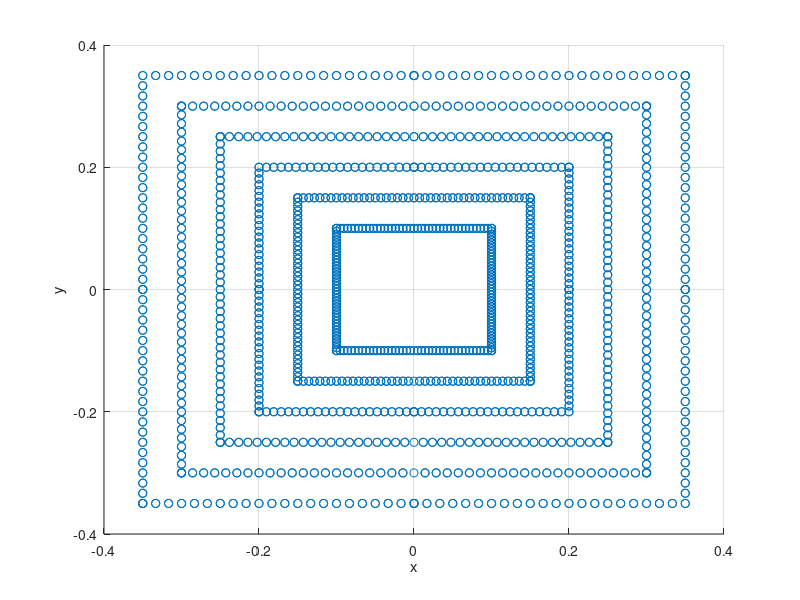

MATLAB code for this plot:
clear all; close all; clc;

W0=0.3; L0=0.3; phi=2; N=2; O=0; wT=0.1; h=(1.1)*(2*wT*N); Nxy=2;    

    deltaS = 200;
    helixSTEP = phi*(pi/180);
    start=0; fin = N*(2*pi) + helixSTEP/2;
    cst_xxx = start:helixSTEP:fin;
    cstSize = floor((numel(cst_xxx)/4)/N);
    hSize   = floor(cstSize/2);
    xS=[]; yS=[]; zS=[];
    nx=1;
    if(O==1) %clock wise
        for nx=1:Nxy
            txy =(wT/2); 
            t0 = (3/2)*(wT)*(nx-1);
            %
            % +z
            %x  = linspace(-W0/2,W0/2,cstSize)';  
            xn = linspace((-W0/2)-(t0),0,hSize)'; xn(end)=[];
            xp = linspace(0,(W0/2)+(t0),hSize)';
            xc = ((W0/2)+(t0))*ones(1,2*hSize-1)';    
            % y   = linspace(-L0/2,L0/2,cstSize)';  
            yn  = linspace( (-L0/2)-(t0),0,hSize)'; yn(end)=[];
            yp  = linspace(0,(L0/2)+(t0),hSize)';
            yc  = ((L0/2)+(t0))*ones(1,2*hSize-1)';
            yic = ((L0/2)+(t0))*ones(1,hSize)';
            x0 = [-xc;  xn;xp; xc; flipud(xp);flipud(xn);];
            y0 = [yn;yp;   yc; flipud(yp); flipud(yn); -yc];          
            xS0 = repmat(x0,N,1);   xS0(end-hSize:end)=[]; 
            yS0 = repmat(y0,N,1);   yS0(end-hSize:end)=[];
            xS0 = [flipud(xn);xS0]; yS0 = [-yc(1:numel(xn));yS0]; 
            zSize = numel(xS0);
            zp = linspace(start,fin, zSize)';
            zS0 = (h*zp)./(2*pi*N);   zS0 = zS0+(wT/2);
            xS=[xS;xS0]; yS=[yS;yS0]; zS=[zS;zS0];
            
            % -z
            %x  = linspace(-W0/2,W0/2,cstSize)';  
            xn = linspace((-W0/2)-(t0),0,hSize)'; xn(end)=[];
            xp = linspace(0,(W0/2)+(t0),hSize)';
            xc = ((W0/2)+(t0))*ones(1,2*hSize-1)';    
            % y   = linspace(-L0/2,L0/2,cstSize)';  
            yn  = linspace( (-L0/2)-(t0),0,hSize)'; yn(end)=[];
            yp  = linspace(0,(L0/2)+(t0),hSize)';
            yc  = ((L0/2)+(t0))*ones(1,2*hSize-1)';
            yic = ((L0/2)+(t0))*ones(1,hSize)';                        
            x0 = [-xc;  xn;xp; xc; flipud(xp);flipud(xn);];
            y0 = [yn;yp;   yc; flipud(yp); flipud(yn); -yc];    
            xS0 = repmat(x0,N,1);   xS0(end-hSize:end)=[]; 
            yS0 = repmat(y0,N,1);   yS0(end-hSize:end)=[];
            xS0 = [flipud(xn);xS0]; yS0 = [-yc(1:numel(xn));yS0]; 
            zSize = numel(xS0);
            zp = linspace(start,fin, zSize)';
            zS0 = (h*zp)./(2*pi*N);   zS0 = zS0-(wT/2);
            xS=[xS;xS0]; yS=[yS;yS0]; zS=[zS;zS0]; 
            
            % +xy  
            % set up x&y segments 
            xn = linspace(-(W0/2)-(t0+txy),0,hSize)'; xn(end)=[];
            xp = linspace(0,(W0/2)+(t0+txy),hSize)';
            xc = ((W0/2)+(t0+txy))*ones(1,2*hSize-1)'; 
            yn  = linspace(-(L0/2)-(t0+txy),0,hSize)'; yn(end)=[];
            yp  = linspace(0,(L0/2)+(t0+txy),hSize)';
            yc  = ((L0/2) + (t0+txy))*ones(1,2*hSize-1)';        
            % set points that will be repmat
            x0 = [-xc;  xn;xp; xc; flipud(xp);flipud(xn);];
            y0 = [yn;yp;   yc; flipud(yp); flipud(yn); -yc];    
            xS0 = repmat(x0,N,1);   xS0(end-hSize:end)=[]; 
            yS0 = repmat(y0,N,1);   yS0(end-hSize:end)=[];
            xS0 = [flipud(xn);xS0]; yS0 = [-yc(1:numel(xn));yS0]; 
            zSize = numel(xS0);
            zp = linspace(start,fin, zSize)';
            zS0 = (h*zp)./(2*pi*N);
            xS=[xS;xS0]; yS=[yS;yS0]; zS=[zS;zS0];  
            %
            % -xy  
            % set up x&y segments 

            xn = linspace((-W0/2)-(t0)+txy,0,hSize)'; xn(end)=[];
            xp = linspace(0,(W0/2)+(t0)-txy,hSize)';
            xc = ((W0/2)+(t0)-txy)*ones(1,2*hSize-1)';    
            % y   = linspace(-L0/2,L0/2,cstSize)';  
            yn  = linspace( (-L0/2)-(t0)+txy,0,hSize)'; yn(end)=[];
            yp  = linspace(0,(L0/2)+(t0)-txy,hSize)';
            yc  = ((L0/2)+(t0)-txy)*ones(1,2*hSize-1)';    
            
            % set points that will be repmat
            x0 = [-xc;  xn;xp; xc; flipud(xp);flipud(xn);];
            y0 = [yn;yp;   yc; flipud(yp); flipud(yn); -yc]; 
            xS0 = repmat(x0,N,1);   xS0(end-hSize:end)=[]; 
            yS0 = repmat(y0,N,1);   yS0(end-hSize:end)=[];
            xS0 = [flipud(xn);xS0]; yS0=[-yc(1:numel(xn));yS0]; 
            zSize = numel(xS0);
            zp = linspace(start,fin, zSize)';
            zS0 = (h*zp)./(2*pi*N);
            xS=[xS;xS0]; yS=[yS;yS0]; zS=[zS;zS0];  
            %}
        end
            
    else
        %
        for nx=1:Nxy
            txy =(wT/2); 
            t0 = (3/2)*(wT)*(nx-1);
            % +z
            xn = linspace((-W0/2)-(t0),0,hSize)'; xn(end)=[];
            xp = linspace(0,(W0/2)+(t0),hSize)';
            xc = ((W0/2)+(t0))*ones(1,2*hSize-1)';    
            % y   = linspace(-L0/2,L0/2,cstSize)';  
            yn  = linspace( (-L0/2)-(t0),0,hSize)'; yn(end)=[];
            yp  = linspace(0,(L0/2)+(t0),hSize)';
            yc  = ((L0/2)+(t0))*ones(1,2*hSize-1)';
            x0 = flipud([-xc; xn;xp; xc; flipud(xp);flipud(xn);]);
            y0 = flipud([yn;yp;   yc; flipud(yp); flipud(yn); -yc]);  
            xS0 = repmat(x0,N,1); xS0(1:hSize)=[]; 
            yS0 = repmat(y0,N,1); yS0(1:hSize)=[];
            xS0 = [xS0;xn];       yS0=[yS0;-yc(1:numel(xn))]; 
            zSize = numel(xS0);
            zp = linspace(start,fin, zSize)';
            zS0 = (h*zp)./(2*pi*N);   zS0 = zS0+txy;
            xS=[xS;xS0]; yS=[yS;yS0]; zS=[zS;zS0]; 

            % -z
            xn = linspace((-W0/2)-(t0),0,hSize)'; xn(end)=[];
            xp = linspace(0,(W0/2)+(t0),hSize)';
            xc = ((W0/2)+(t0))*ones(1,2*hSize-1)';    
            % y   = linspace(-L0/2,L0/2,cstSize)';  
            yn  = linspace( (-L0/2)-(t0),0,hSize)'; yn(end)=[];
            yp  = linspace(0,(L0/2)+(t0),hSize)';
            yc  = ((L0/2)+(t0))*ones(1,2*hSize-1)';
            x0 = flipud([-xc;  xn;xp; xc; flipud(xp);flipud(xn);]);
            y0 = flipud([yn;yp;   yc; flipud(yp); flipud(yn); -yc]);  
            xS0 = repmat(x0,N,1); xS0(1:hSize)=[]; 
            yS0 = repmat(y0,N,1); yS0(1:hSize)=[];
            xS0 = [xS0;xn];       yS0=[yS0;-yc(1:numel(xn))]; 
            zSize = numel(xS0);
            zp = linspace(start,fin, zSize)';
            zS0 = (h*zp)./(2*pi*N);   zS0 = zS0-txy;
            xS=[xS;xS0]; yS=[yS;yS0]; zS=[zS;zS0];  

            % +xy 
            xn = linspace(-(W0/2)-(t0+txy),0,hSize)';
            xp = linspace(0,(W0/2)+(t0+txy),hSize)';
            xc = ((W0/2)+(t0+txy))*ones(1,2*hSize-1)'; 
            yn = linspace(-(L0/2)-(t0+txy),0,hSize)'; 
            yp = linspace(0,(L0/2)+(t0+txy),hSize)';
            yc = ((L0/2) + (t0+txy))*ones(1,2*hSize-1)';        
            % set points that will be repmat
            x0 = flipud([-xc; xn;xp; xc; flipud(xp);flipud(xn);]);
            y0 = flipud([yn;yp;   yc; flipud(yp); flipud(yn); -yc]); 
            xS0 = repmat(x0,N,1); xS0(1:hSize)=[]; 
            yS0 = repmat(y0,N,1); yS0(1:hSize)=[];
            xS0 = [xS0;xn];       yS0=[yS0;-yc(1:numel(xn))]; 
            zSize = numel(xS0);
            zp = linspace(start,fin, zSize)';
            zS0 = (h*zp)./(2*pi*N);   zS0 = zS0;
            xS=[xS;xS0]; yS=[yS;yS0]; zS=[zS;zS0]; 
            
            % -xy    
            xn = linspace((-W0/2)-(t0)+txy,0,hSize)'; xn(end)=[];
            xp = linspace(0,(W0/2)+(t0)-txy,hSize)';
            xc = ((W0/2)+(t0)-txy)*ones(1,2*hSize-1)';    
            % y   = linspace(-L0/2,L0/2,cstSize)';  
            yn  = linspace( (-L0/2)-(t0)+txy,0,hSize)'; yn(end)=[];
            yp  = linspace(0,(L0/2)+(t0)-txy,hSize)';
            yc  = ((L0/2)+(t0)-txy)*ones(1,2*hSize-1)';            
            % set points that will be repmat
            x0 = flipud([-xc; xn;xp; xc; flipud(xp);flipud(xn);]);
            y0 = flipud([yn;yp;    yc; flipud(yp); flipud(yn); -yc]); 
            xS0 = repmat(x0,N,1);  xS0(1:hSize)=[]; 
            yS0 = repmat(y0,N,1);  yS0(1:hSize)=[];
            xS0 = [xS0;xn];        yS0=[yS0;-yc(1:numel(xn))]; 
            zSize = numel(xS0);
            zp = linspace(start,fin, zSize)';
            zS0 = (h*zp)./(2*pi*N);   zS0 = zS0;
            xS=[xS;xS0]; yS=[yS;yS0]; zS=[zS;zS0];   
        end
        %}
    end     
    
    plot3(xS,yS,zS,'o');
    xlabel('x');ylabel('y');zlabel('z');
    grid on; view(0,90)
    %view(45,45); grid on;
    %axis equal
%% 

%{
H=plot3(xS(1:172),yS(1:172),zS(1:172),xS(173:172*2),yS(173:172*2),zS(173:172*2));
H=plot3(xS(1:172),yS(1:172),zS(1:172),xS(173:172*2),yS(173:172*2),zS(173:172*2),xS(172*+1:172*3),yS(172*+1:172*3),zS(172*+1:172*3));
set(H(1),'color','r');  set(H(1),'LineWidth',3);  set(H(1),'LineStyle','--'); 
set(H(2),'color','b');  set(H(2),'LineWidth',3);  set(H(2),'Marker','o'); 
set(H(3),'color','g');  set(H(3),'LineWidth',0.25);  set(H(3),'Marker','o'); 
xlabel('x'); ylabel('y'); zlabel('z'); 
view(0,90)
%}
